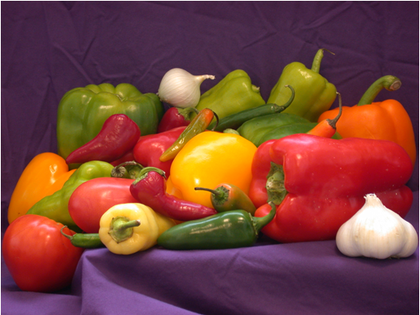
%> input picture Matlab - Thresholding/sample.png, 420 x 315 px, shrunk from 514 x 385 before the run
$ octave Image_Threshold.m   (GNU Octave 9; MATLAB toolbox functions it lacks are replaced by stand-ins)
%> lines starting %> are read from the running program, lines starting %| are printed output that depends on the picture; in (x1, y1, x2, y2) boxes, pixels count from 0 and x2, y2 are one past the last pixel; in counts of white or black regions, pixels touching at a corner belong together; the program's own positions count from 1
% Image_Threshold
% 27 - Nov - 2018
% Gourav Siddhad

ImRGB = imread('sample.png');
%> ImRGB is the input picture: size 315x420x3 uint8; mean R, G, B 121.6, 67.6, 58.9

ImGray = rgb2gray(ImRGB);
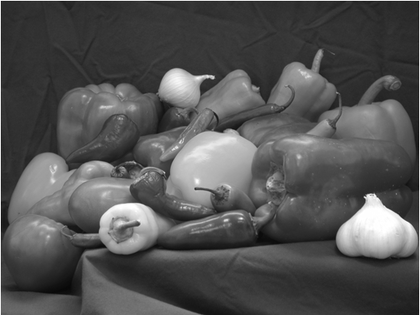
%> ImGray: size 315x420 uint8; min 7, max 255, mean 82.7
[m,n] = size(ImGray);
%> m = 315; n = 420
ImThres = zeros(m,n,'uint8');

for i=1:m
    for j=1:n
        if(ImGray(i,j)<=127)
            ImThres(i,j)=0;
        else
            ImThres(i,j)=255;
        end
    end
end
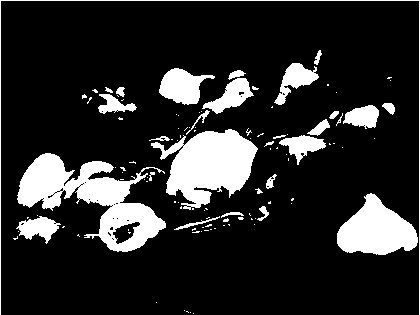
%> ImThres: size 315x420 uint8; 16.4% white; 112 white regions (83 under 20 px), largest, box (x1, y1, x2, y2) and area: (17, 153, 166, 252) 6038, (151, 129, 258, 210) 4933, (337, 193, 418, 255) 3123

figure;
subplot(1,3,1);
imshow(ImRGB);
title('Original');

subplot(1,3,2);
imshow(ImGray);
title('Gray');

subplot(1,3,3);
imshow(ImThres);
title('Threshold');
